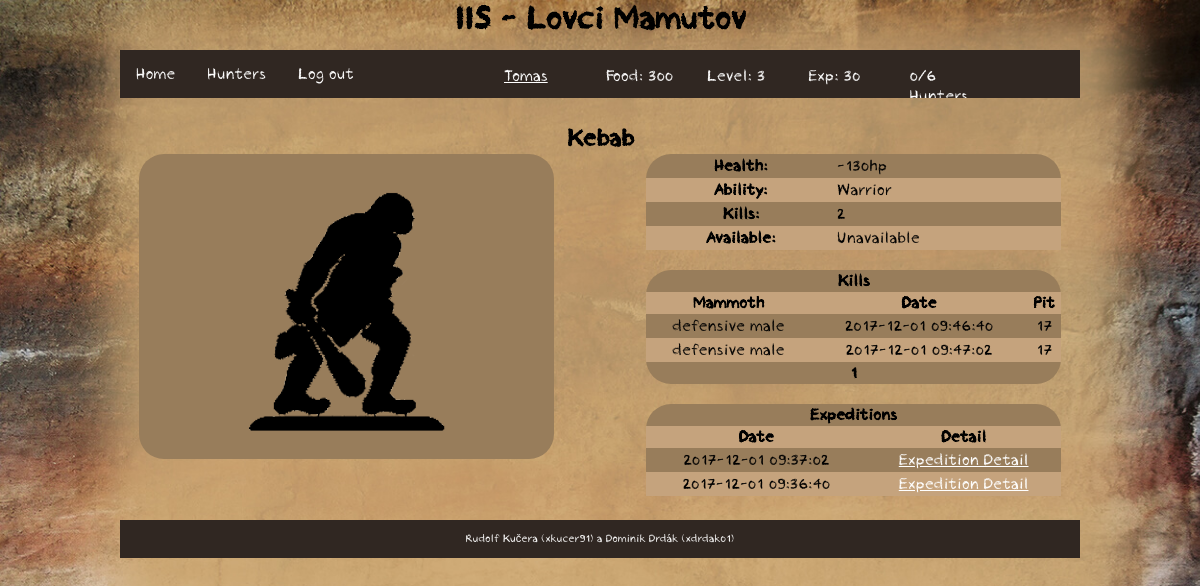
/iis/hunter/detail/20 (signed in), run on the app's committed database.
### tables this page shows
CREATE TABLE `user` (
  `id` int(11) NOT NULL,
  `name` varchar(255) NOT NULL,
  `password` varchar(255) NOT NULL,
  `level` int(11) NOT NULL,
  `food` int(11) NOT NULL,
  `experience` int(11) NOT NULL,
  `role` varchar(10) NOT NULL
);

CREATE TABLE `hunter` (
  `id` int(11) NOT NULL,
  `user` int(11) NOT NULL,
  `name` varchar(15) NOT NULL,
  `health` int(11) NOT NULL,
  `ability` int(11) NOT NULL,
  `available` int(11) NOT NULL
);

CREATE TABLE `ability` (
  `id` int(11) NOT NULL,
  `name` varchar(255) NOT NULL
);

CREATE TABLE `murder` (
  `hunterId` int(11) NOT NULL,
  `mammothId` varchar(255) NOT NULL,
  `date` varchar(255) NOT NULL,
  `type` int(11) NOT NULL,
  `pitId` int(11) NOT NULL
);

CREATE TABLE `mammoth` (
  `id` varchar(255) NOT NULL,
  `sign` varchar(255) NOT NULL,
  `properties` varchar(255) NOT NULL,
  `gender` varchar(255) NOT NULL
);

CREATE TABLE `expedition_member` (
  `hunterId` int(11) NOT NULL,
  `expeditionId` varchar(255) NOT NULL,
  `dmg` int(11) NOT NULL,
  `since` varchar(255) NOT NULL,
  `until` varchar(255) NOT NULL
);

CREATE TABLE `expedition` (
  `id` varchar(255) NOT NULL,
  `user` int(11) NOT NULL,
  `date` varchar(255) NOT NULL,
  `status` text NOT NULL,
  `success` int(11) NOT NULL,
  `report` varchar(255) NOT NULL,
  `finishTime` text NOT NULL,
  `food` int(11) NOT NULL,
  `experience` int(11) NOT NULL
);

### index.php (called while the page is built, shortened)
<?php
require_once('functions.php');
$router = new RouterController();
$router->handle(array($_SERVER['REQUEST_URI']));
$router->writeView();

### functions.php (called while the page is built, shortened)
<?php
function isLoggedIn() {
	if (isset($_SESSION['user']))
		return true;
	else
		return false;
}
function url($url) {
	return Controller::$url . $url;
}

### model/Db.php (called while the page is built)
<?php
class Db {
    private static $connection;
    private static $settings = array(
		PDO::ATTR_ERRMODE => PDO::ERRMODE_EXCEPTION,
		PDO::MYSQL_ATTR_INIT_COMMAND => "SET NAMES utf8",
		PDO::ATTR_EMULATE_PREPARES => false,
	);
    public static function connect($host, $user, $password, $database) {
		if (!isset(self::$connection)) {
			self::$connection = @new PDO(
				"mysql:host=$host;dbname=$database",
				$user,
				$password,
				self::$settings
			);
		}
	}
    public static function queryOne($query, $parameters = array()) {
		$result = self::$connection->prepare($query);
		$result->execute($parameters);
		return $result->fetch();
	}
    public static function queryAll($query, $parameters = array()) {
		$result = self::$connection->prepare($query);
		$result->execute($parameters);
		return $result->fetchAll();
	}
    public static function querySingle($query, $parameters = array()) {
		$result = self::queryOne($query, $parameters);
		return $result[0];
	}
	public static function query($query, $parameters = array()) {
		$result = self::$connection->prepare($query);
		$result->execute($parameters);
		return $result->rowCount();
	}
}

### model/user.php (called while the page is built, shortened)
<?php
class User {
	private $id;
	private $name;
	private $level;
	private $food;
	private $experience;
	private $role;
	public function __construct ($name) {
		$user = Db::queryOne('SELECT * FROM user WHERE name = ?',[$name]);
		if (empty($user)) {
			$this->name = $name;
			$this->level = 1;
			$this->food = 100;
			$this->experience = 0;
			$this->role = 'user';
		} else {
			$this->id = $user['id'];
			$this->name = $user['name'];
			$this->level = $user['level'];
			$this->food =  $user['food'];
			$this->experience =  $user['experience'];
			$this->role = $user['role'];
		}
	}
	public function setId() {
		$this->id = Db::querySingle('SELECT id FROM user WHERE name = ?', [$this->name]);
	}
	public function getId() {
		if (isset($this->id))
			return $this->id;
		else
			return $this->id = Db::querySingle('SELECT id FROM user WHERE name = ?', [$this->name]);
	}
	public function getLevel() {
		return $this->level;
	}
	public function getFood() {
		return $this->food;
	}
	public function getExp() {
		return $this->experience;
	}
	public function getRole() {
		return $this->role;
	}
	public function getMyHuntersCount() {
		return Db::query('SELECT * FROM hunter WHERE user = ? AND health > ?', [$this->id,0]);
	}
}

### controller/RouterController.php (called while the page is built, shortened)
<?php
class RouterController extends Controller
{
	protected $controller;
	private function dashToCamelCase($text)
	{
		$word = str_replace('-', ' ', $text);
		$word = ucwords($word);
		$word = str_replace(' ', '', $word);
		return $word;
	}
	private function parseURL($url)
	{
        $parsedURL = parse_url($url);
		$parsedURL["path"] = ltrim($parsedURL["path"], "/");
		$parsedURL["path"] = trim($parsedURL["path"]);
		$splitPath = explode("/", $parsedURL["path"]);
		return $splitPath;
	}
    public function handle($parameters)
    {
		$parsedURL = $this->parseURL($parameters[0]);
		$iis = array_shift($parsedURL);
		$controllerClass = $this->dashToCamelCase(array_shift($parsedURL)) . 'Controller';
		if (file_exists('controller/' . $controllerClass . '.php'))
			$this->controller = new $controllerClass;
		else
			$this->redirect('error');
        $this->controller->handle($parsedURL);
		if (isLoggedIn()) {
			$this->data['user'] = new User($_SESSION['user']);
		}
    }
}

### model/hunter.php (called while the page is built, shortened)
<?php
class Hunter {
	public static function getHunterById($id) {
		return Db::queryOne('SELECT * FROM hunter WHERE id = ?', [$id]);
	}
	public static function getKills($id, $page) {
		return Db::queryAll('SELECT * FROM murder LEFT JOIN mammoth ON mammoth.id=murder.mammothId WHERE hunterId = ? AND type = ? LIMIT ?,4',[$id,1,($page-1)*4]);
	}
	public static function getExpeditions($id) {
		return Db::queryAll('SELECT * FROM expedition_member LEFT JOIN expedition ON expedition.id=expedition_member.expeditionId WHERE hunterId = ? ORDER BY since DESC LIMIT 4',[$id]);
	}
}

### controller/HunterController.php (called while the page is built, shortened)
<?php
class HunterController extends Controller
{
    public function handle($parameters)
    {
    	if (!isLoggedIn()) {
    		$this->redirect('error');
    	} else {
			$user = new User($_SESSION['user']);
			$user->setId();
		}
        Expedition::check($user);
    	if (isset($parameters)) {
    		if ($parameters[0] == 'create') {
                if (isset($parameters[1]) && ($parameters[1] == 'init'))
				    $this->create($parameters, $user,'init');
                else
                    $this->create($parameters, $user);
    		} else if ($parameters[0] == 'overview') {
				$this->overview($parameters,$user);
    		} else if ($parameters[0] == 'detail') {
                $this->detail($parameters,$user);
            }
    	}
    }
    public function detail($parameters, $user) {
        if (isset($_GET['page']))
            $page = $_GET['page'];
        else
            $_GET['page'] = $page = 1;
        $this->data['hunter'] = Hunter::getHunterById($parameters[1]);
        $this->data['kills'] = Hunter::getKills($parameters[1], $page);
        $this->data['expeditions'] = Hunter::getExpeditions($parameters[1]);
    }
}

### model/ability.php (called while the page is built, shortened)
<?php
class Ability {
	public static function getAbilityName($id) {
		return Db::querySingle('SELECT name FROM ability WHERE id = ?', [$id]);
	}
}

### model/expedition.php (called while the page is built, shortened)
<?php
class Expedition {
	public static function check($user) {
		$expeditions = Db::queryAll('SELECT * FROM expedition WHERE user = ?', [$user->getId()]);
	}
}

### view/hunterDetail.phtml (the view, shortened to what this page needs)
<h1><?= $hunter['name']?></h1>
<div id="hunterDetail">
	<div id="hunterDetailImg">
		<img src="<?= url('img/hunter.png') ?>">
	</div>
	<table>
		<tr>
			<th>Health:</th>
			<td><?= $hunter['health'] ?>hp</td>
		</tr>
		<tr>
			<th>Ability:</th>
			<td><?= Ability::getAbilityName($hunter['ability']) ?></td>
		</tr>
		<tr>
			<th>Kills:</th>
			<td><?= sizeof($kills); ?></td>
		</tr>
		<tr>
			<th>Available:</th>
			<td>
				<?php if ($hunter['available'] == 1 ) : ?>
					Available
				<?php else : ?>
					<?php if (!empty($expedition)) : ?>
						<a href="<?= url('expedition/detail/'.$expedition) ?>">At expedition</a>
					<?php elseif (!empty($outpost)) : ?>
						<a href="<?= url('outpost/detail/'.$outpost) ?>">At outpost</a>
					<?php else : ?>
						Unavailable
					<?php endif; ?>
				<?php endif; ?>
			</td>
		</tr>
	</table>
	<br>
	<table id="hunterDetailKills">
		<tr>
			<th colspan="3">Kills</th>
		</tr>
		<tr>
			<th>Mammoth</th>
			<th>Date</th>
			<th>Pit</th>
		</tr>
		<?php foreach ($kills as $kill) : ?>
			<tr>
				<td><?= $kill['properties'] . ' ' . $kill['gender'] ?></td>
				<td><?= $kill['date'] ?></td>
				<td><?= $kill['pitId'] ?></td>
			</tr>
		<?php endforeach; ?>
		<tr>
		<th colspan="53">
			<?= $_GET['page'] ?>
		</th>
	</tr>
	</table>
	<table id="hunterHistory">
		<tr>
			<th colspan="3">Expeditions</th>
		</tr>
		<tr>
			<th>Date</th>
			<th>Detail</th>
		</tr>
		<?php foreach ($expeditions as $exp) : ?>
			<tr>
				<td><?= $exp['date'] ?></td>
				<td><a href="<?= url('expedition/detail/'.$exp['id']) ?>">Expedition Detail</a></td>
			</tr>
		<?php endforeach; ?>
	</table>
</div>

### view/template.phtml (shortened to what this page needs)
<!DOCTYPE html>
<html lang="cs-cz">
	<head>
		<link rel="stylesheet" href="<?= url('css/style.css') ?>" type="text/css"/>
		<link rel="stylesheet" href="<?= url('css/navigation.css') ?>" type="text/css"/>
		<link rel="stylesheet" href="<?= url('css/start.css') ?>" type="text/css"/>
		<link rel="stylesheet" href="<?= url('css/hunter.css') ?>" type="text/css"/>
		<link rel="stylesheet" href="<?= url('css/outpost.css') ?>" type="text/css"/>
		<link rel="stylesheet" href="<?= url('css/expedition.css') ?>" type="text/css"/>
		<link rel="stylesheet" href="<?= url('css/user.css') ?>" type="text/css"/>
		<link rel="stylesheet" href="<?= url('css/admin.css') ?>" type="text/css"/>
	</head>
	<body>
		<header>
			<div class="center">
				<h1>IIS - Lovci Mamutov</h1>
			</div>
		</header>
		<nav>
			<div class="center">
				<ul>
					<li><a href="<?= url('home') ?>">Home</a></li>
					<?php if (isLoggedIn()): ?>
						<li><a href="<?= url('hunter/overview') ?>">Hunters</a></li>
						<li><a href="<?= url('logout') ?>">Log out</a></li>
						<div id="stats">
							<p id="stats-name"><a href="<?= url('user/detail/'.$user->getId()) ?>"><?= $_SESSION['user'] ?></a></p>
							<p id="stats-food">Food: <?= $user->getFood()?></p>
							<p id="stats-lvl">Level: <?= $user->getLevel()?></p>
							<p id="stats-exp">Exp: <?= $user->getExp()?></p>
							<p id="stats-hunters"><?= $user->getMyHuntersCount() ?>/<?= $user->getLevel()+3?> Hunters</p>
						</div>
					<?php endif; ?>
				</ul>
			</div>
		</nav>
		<article>
			<div class="center">
				<?php $this->controller->writeView();  ?>
			</div>
		</article>
		<footer>
			<div class="center">
				<p>
					<?php if (isLoggedIn()) : ?>
						<?php if ($user->getRole() == 'admin') : ?>
							<a href="<?= url('admin/controlPanel') ?>">Rudolf Kučera (xkucer91) a Dominik Drdák (xdrdak01)</a>
						<?php else : ?>
							Rudolf Kučera (xkucer91) a Dominik Drdák (xdrdak01)
						<?php endif; ?>
					<?php else : ?>
						<a href="<?= url('admin/login') ?>">Rudolf Kučera (xkucer91) a Dominik Drdák (xdrdak01)</a>
					<?php endif; ?>
				</p>
			</div>
		</footer>
	</body>
</html>

### css/style.css (style rules this page uses)
html { height: 100%; width: 100%; margin: 0; padding: 0; font-family: 'Crayon Hand', Arial, sans-serif; font-weight:normal; font-style:normal; text-shadow: none; }
body { width: 100%; margin: 0; padding: 0; min-height: 100%; float: left; background-image: url('../img/bg.jpg'); background-size: cover; background-repeat: no-repeat; background-attachment: fixed; }
header { width: 100%; height: 50px; margin: 0; padding: 0; float: left; }
article { margin: 0; padding: 2%; width: 96%; min-height: 200px; float: left; }
footer { width: 100%; font-size: 11px; text-align: center; float: left; margin: 0; }
footer .center { background-color: #302722; color: white; padding-top: 1px; padding-bottom: 1px; }
.center { margin: 0 auto; padding: 0; width: 80%; }
h1 { margin: 0; text-align: center; }
a, a:visited { color: white; }

### css/navigation.css (style rules this page uses)
nav { height: 50px; width: 100%; margin: 0; padding: 0; float: left; }
nav ul { list-style-type: none; margin: 0; padding: 0; overflow: hidden; background-color: #302722; }
nav li { float: left; margin-bottom: 0; }
nav li a { display: block; color: white; text-align: center; padding: 14px 16px; text-decoration: none; margin-bottom: 0; }
#stats { height: 40px; width:60%; float:right; color: white; }
#stats p { float:left; height: 40px; width: 15%; margin-right: 15px; }

### css/hunter.css (style rules this page uses)
#hunterDetailImg { background-color: #987d5b; border-radius: 25px; float: left; width: 45%; text-align: center; }
#hunterDetailImg img { margin: auto; }
#hunterDetail table { border-collapse: collapse; width: 45%; float: right; background-color: #987d5b; border-radius: 25px; }
#hunterDetail td { padding-top: 2px; padding-bottom: 2px; }
#hunterDetail tr:nth-child(2n) { border-collapse: collapse; background-color: #c5a37d; }
#hunterDetailKills { margin-top: 20px; text-align: center; }
#hunterHistory { margin-top: 20px; text-align: center; }

### data on the page
user: food "300", level "3", experience "30", $user->getLevel()+3 "6"
hunter: name "Kebab", health "-130", ability.name "Warrior"
murder: mammothId.properties "defensive", mammothId.gender "male", date "2017-12-01 09:46:40", pitId "17"
murder: mammothId.properties "defensive", mammothId.gender "male", date "2017-12-01 09:47:02", pitId "17"
expedition_member: expeditionId.date "2017-12-01 09:37:02"
expedition_member: expeditionId.date "2017-12-01 09:36:40"

### other printed values
$_SESSION['user'] "Tomas"
$user->getMyHuntersCount() "0"
sizeof($kills) "2"
$_GET['page'] "1"
